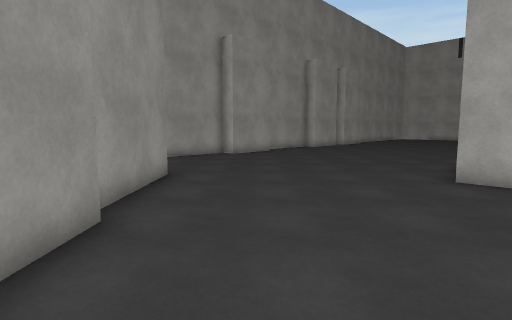
View 1 (above)

17 first-person views from a walk through a scene from a Unity 3-D project. The camera is 1.4 m above the floor, tilts 6° down and sees 80° across. The floor is counted in squares, 1 m on a side. Each view is taken from the middle of a square. On the plan, view 1 faces up. The plan holds only what a view shows up to about 14 squares ahead; the rest is blank. The place goes on beyond the plan. The player character is not drawn. Surface patterns are stand-ins for the level's own textures.

View 2
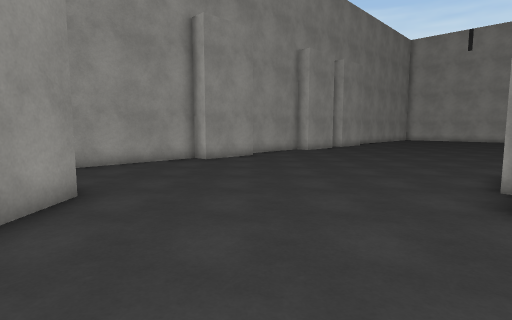

View 3
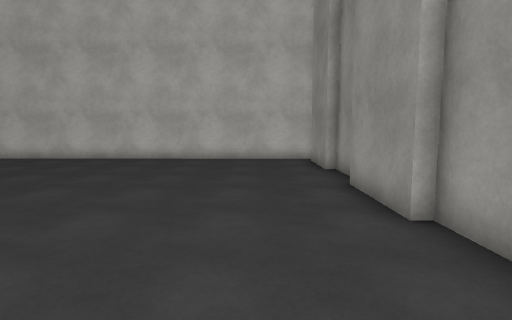

View 4
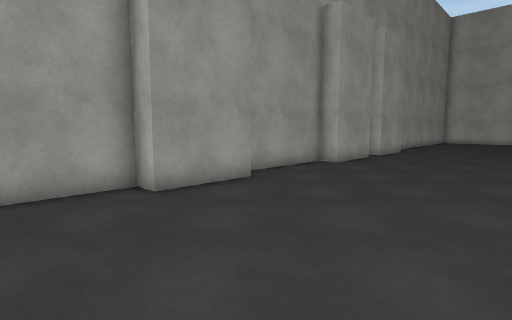

View 5
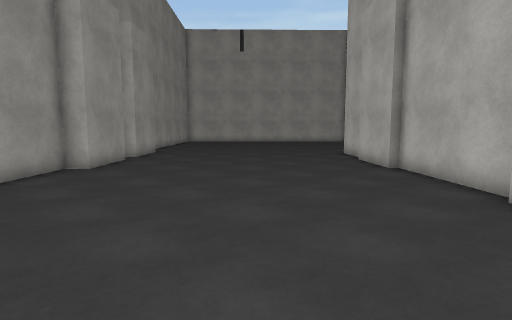

View 6
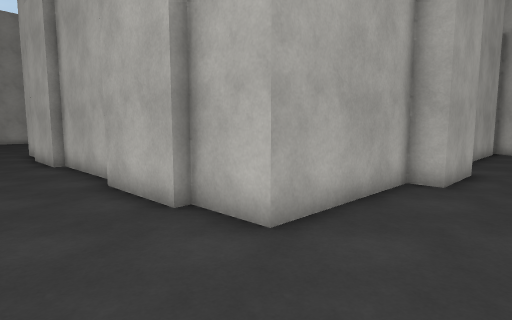

View 7
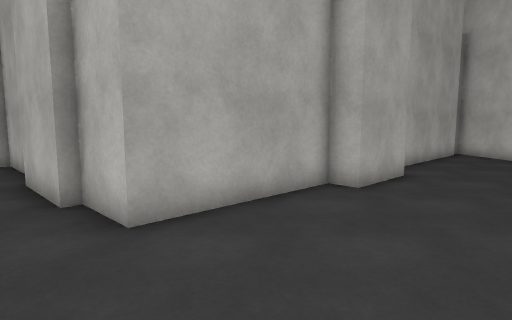

View 8
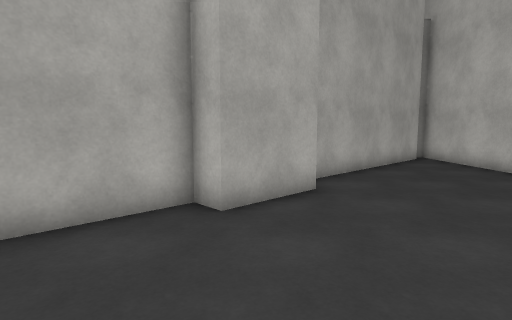

View 9
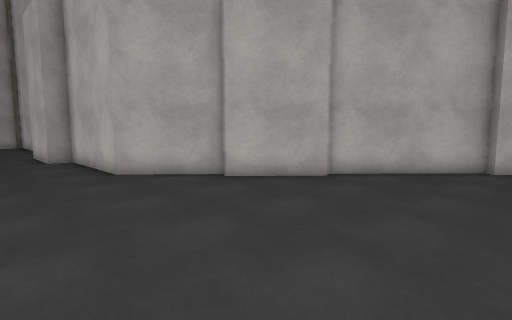

View 10
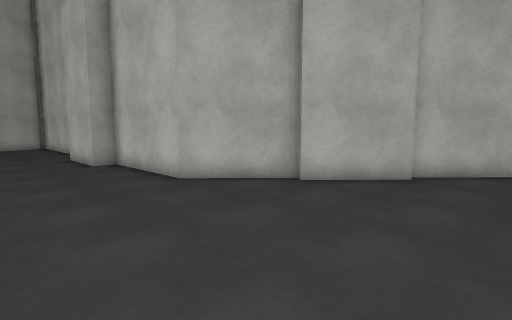

View 11
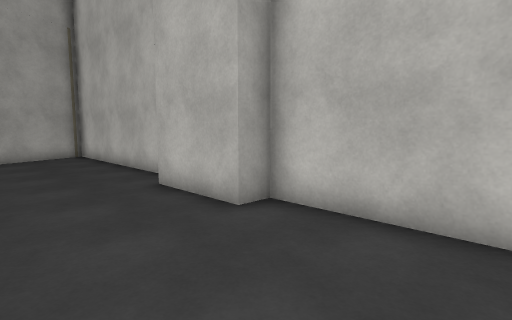

View 12
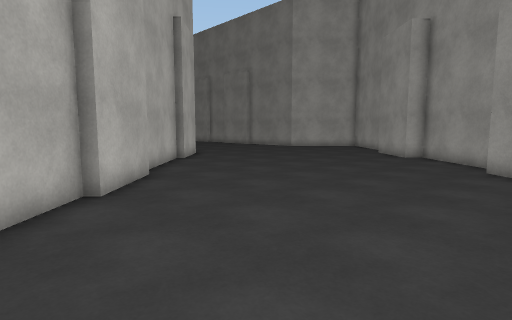

View 13
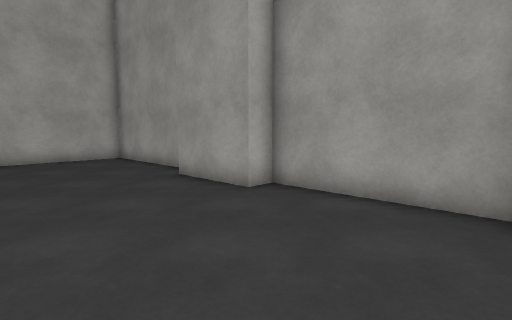

View 14
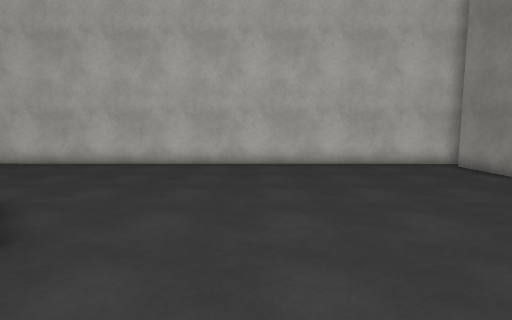

View 15
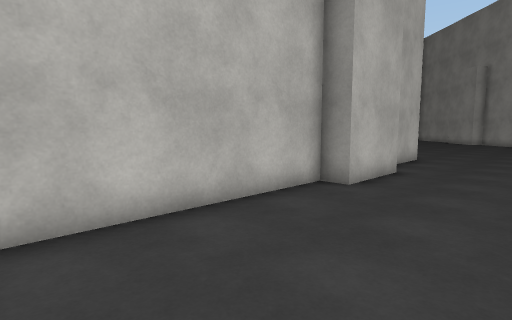

View 16
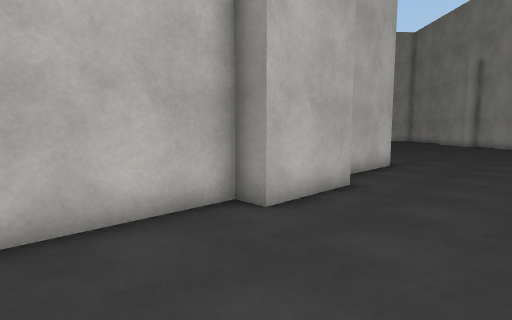

View 17
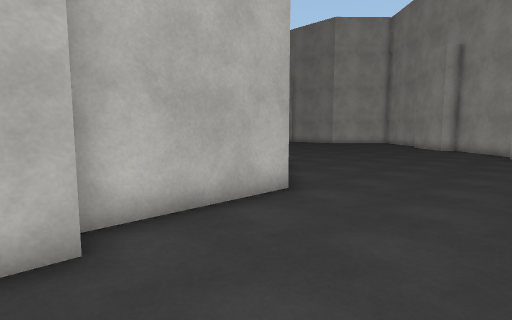

### Floor plan
Points are (right, up) in squares from view 1. A wall is a line through its corners. A room is listed if a view was taken in it or the views show most of it. See-through windows are left out.
Room 1 (views 1, 2, 3, 4, 5, 6, 7, 8, 9, 10, 11, 12, 13, 14, 15, 16, 17)
walls: (8.5, 11.3) (12.1, 15); (6.2, 9.4) (8.4, 11.7); (11.8, 15.2) (13.9, 17.4) (14.2, 17.2) (16.5, 19.5) (21.1, 19.5); (10, 1.6) (8.1, 3.6) (8.7, 4.2) (5.2, 7.8) (6.5, 9.2); (-2.7, 9.2) (-2.7, 4.4); (6.4, 24.6) (4.3, 22.4) (3.7, 23) (0.3, 19.4) (0.9, 18.8) (-1.2, 16.6) (-1.9, 17.2) (-6.3, 12.6) (-3.1, 9.6); (-2.3, 4.5) (-2.3, 1.4); (21.1, 20.4) (24.1, 20.4); (-2.7, 0.4) (-2.7, -1.4); (-2.4, -1.3) (-2.4, -4.1); (24.1, 19.5) (32.5, 19.5); (16.8, -4.4) (11.4, 1.3); (-3, -4.9) (17, -4.9); (33.3, 20.2) (32.2, 22.8)

Where each view was taken, in squares from view 1:
view 1: 0 up, 0 right, facing up
view 2: 3 up, 1 right, facing up
view 3: 9 up, 0 right, facing down
view 4: 10 up, 1 right, facing up
view 5: 11 up, 1 right, facing up-right
view 6: 8 up, 1 right, facing right
view 7: 6 up, 1 right, facing right
view 8: 3 up, 3 right, facing right
view 9: 23 up, 7 right, facing down-right
view 10: 24 up, 9 right, facing down-right
view 11: 24 up, 17 right, facing down-right
view 12: 24 up, 16 right, facing down-left
view 13: 19 up, 8 right, facing left
view 14: 7 up, 5 right, facing down
view 15: 24 up, 31 right, facing down-left
view 16: 24 up, 28 right, facing down-left
view 17: 24 up, 22 right, facing down-left
